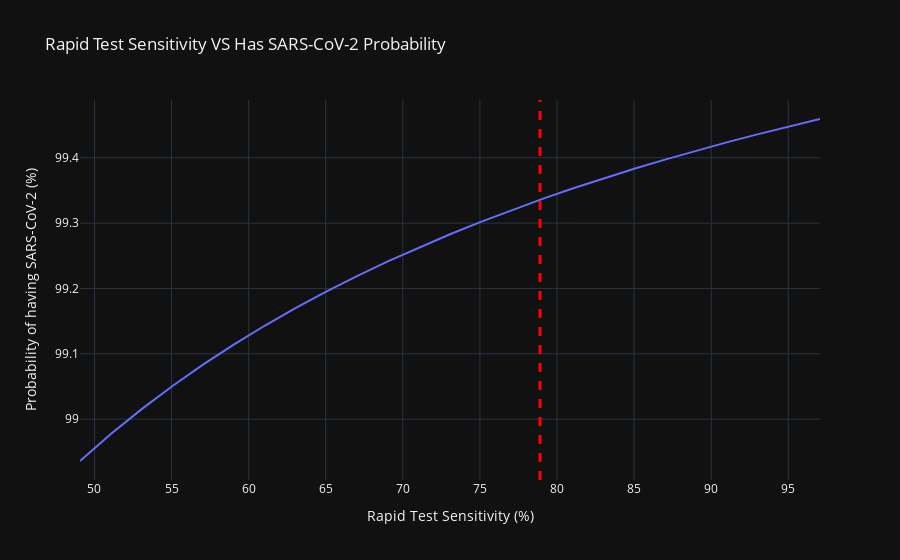

Notebook code cell kept with this figure:
### Markdown cell above
```
Realistic Sensitivity = 0.789
```

Source: https://www.healthline.com/health/how-accurate-are-rapid-covid-tests

### Code cell
P_H1 = 0.0186 # Initial prior probability --> Population prevelence
sensitivity = 0.9706
sensitivity_values = [sensitivity - 0.02*i for i in range(25)]

positive_test_values = []
for sensitivity in sensitivity_values:
    positive_test_values.append(estimate_has_covid_given_positive_test(specificity, sensitivity, P_H1))

sensitivity_values_prc = [p*100 for p in sensitivity_values]
positive_test_values_prc = [p*100 for p in positive_test_values]
fig = px.line(x=sensitivity_values_prc,
              y=positive_test_values_prc,
             title='Rapid Test Sensitivity VS Has SARS-CoV-2 Probability',
             template='plotly_dark')

fig.update_xaxes(title_text='Rapid Test Sensitivity (%)')
fig.update_yaxes(title_text='Probability of having SARS-CoV-2 (%)')
fig.add_vline(x=78.9, line_width=3, line_dash="dash", line_color="red")
fig.show()

### Figure 1 — Plotly figure (JSON) as saved in the notebook; plotly's stock layout.template omitted (floating-point values rounded to 4 significant figures)
{"data": [{"hovertemplate": "x=%{x}<br>y=%{y}<extra></extra>", "legendgroup": "", "line": {"color": "#636efa", "dash": "solid"}, "marker": {"symbol": "circle"}, "mode": "lines", "name": "", "orientation": "v", "showlegend": false, "type": "scatter", "x": [97.06, 95.06, 93.06, 91.06, 89.06, 87.06, 85.06, 83.06, 81.06, 79.06, 77.06, 75.06, 73.06, 71.06, 69.06, 67.06, 65.06, 63.06, 61.06, 59.06, 57.06, 55.06, 53.06, 51.06, 49.06], "xaxis": "x", "y": [99.46, 99.45, 99.44, 99.42, 99.41, 99.4, 99.38, 99.37, 99.35, 99.34, 99.32, 99.3, 99.28, 99.26, 99.24, 99.22, 99.2, 99.17, 99.14, 99.11, 99.08, 99.05, 99.02, 98.98, 98.94], "yaxis": "y"}], "layout": {"legend": {"tracegroupgap": 0}, "shapes": [{"line": {"color": "red", "dash": "dash", "width": 3}, "type": "line", "x0": 78.9, "x1": 78.9, "xref": "x", "y0": 0, "y1": 1, "yref": "y domain"}], "title": {"text": "Rapid Test Sensitivity VS Has SARS-CoV-2 Probability"}, "xaxis": {"anchor": "y", "domain": [0, 1], "title": {"text": "Rapid Test Sensitivity (%)"}}, "yaxis": {"anchor": "x", "domain": [0, 1], "title": {"text": "Probability of having SARS-CoV-2 (%)"}}}}
